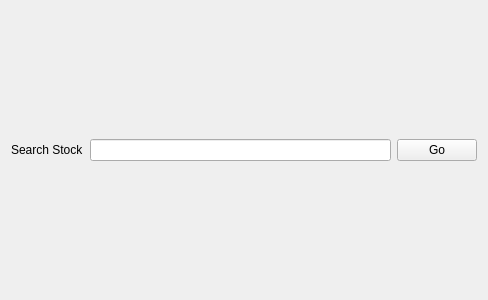
<?xml version="1.0" encoding="UTF-8"?>
<ui version="4.0">
 <class>Form</class>
 <widget class="QWidget" name="Form">
  <property name="geometry">
   <rect>
    <x>0</x>
    <y>0</y>
    <width>488</width>
    <height>300</height>
   </rect>
  </property>
  <property name="windowTitle">
   <string>Form</string>
  </property>
  <layout class="QHBoxLayout" name="horizontalLayout">
   <item>
    <widget class="QLabel" name="searchLabel">
     <property name="text">
      <string>Search Stock</string>
     </property>
    </widget>
   </item>
   <item>
    <widget class="QLineEdit" name="searchlineEdit"/>
   </item>
   <item>
    <widget class="QPushButton" name="searchpushButton">
     <property name="text">
      <string>Go</string>
     </property>
    </widget>
   </item>
  </layout>
 </widget>
 <resources/>
 <connections/>
</ui>
